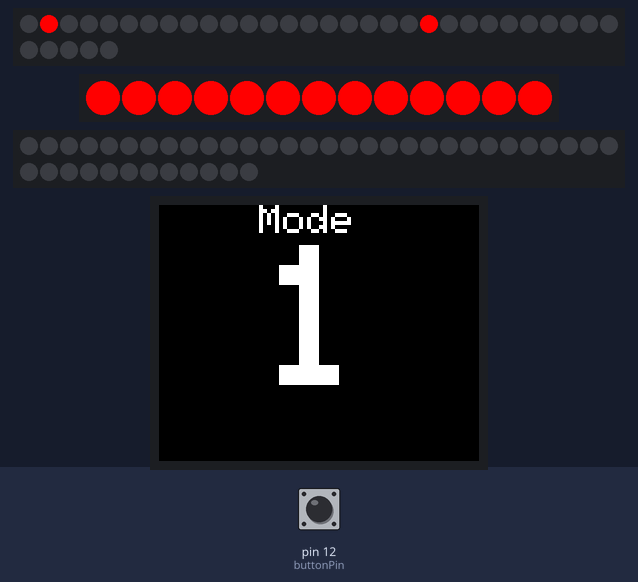
Bench run of a sketch on a simulated Arduino Uno, built with avr-gcc and run on an emulated ATmega328P. Parts: 35 RGB LEDs in strip order, left to right, continuing on the next row, 13 RGB LEDs in strip order, left to right, 42 RGB LEDs in strip order, left to right, continuing on the next row, 160×128 colour display. Inputs (shaded band) come from the test bench; at power-on: pin 12 (buttonPin) LOW. Dim RGB values are drawn brighter than linear; random numbers use the default seed unless the sketch sets one; what the sketch prints to the serial monitor is not drawn.

Above: at 1.2 s.
1.3 s: pin 12 (buttonPin) pulled HIGH for 0.15 s
At 1.43 s:
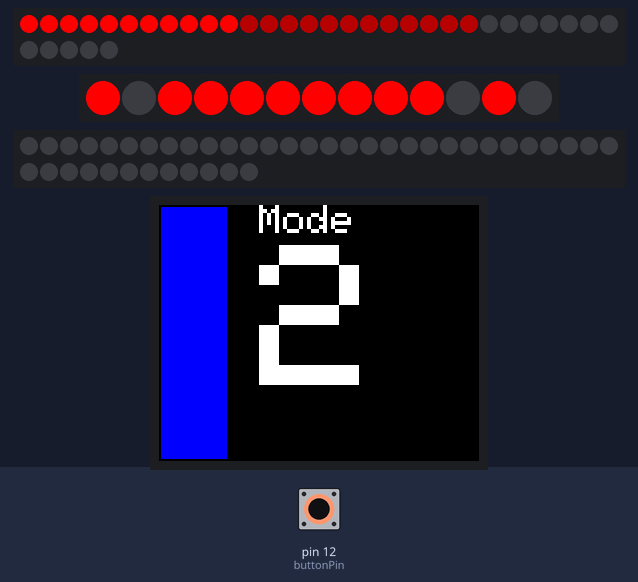
2.0 s: pin 12 (buttonPin) pulled HIGH for 1 s
At 2.44 s:
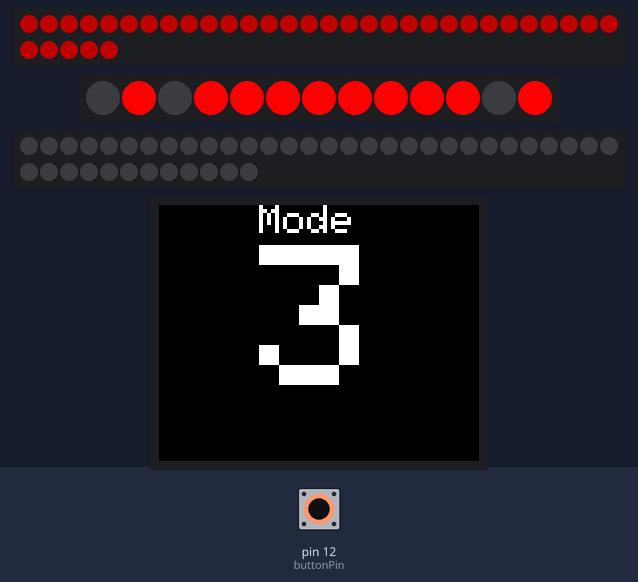
3.6 s: pin 12 (buttonPin) pulled HIGH for 0.15 s
At 3.69 s:
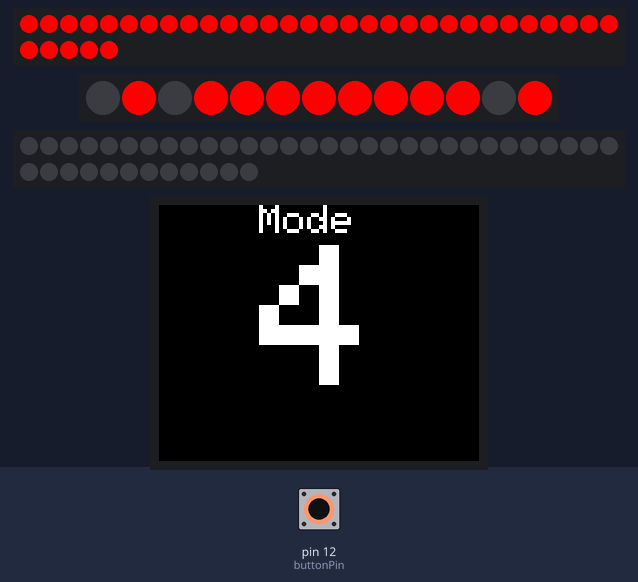
4.3 s: pin 12 (buttonPin) pulled HIGH for 3.2 s
At 8.07 s:
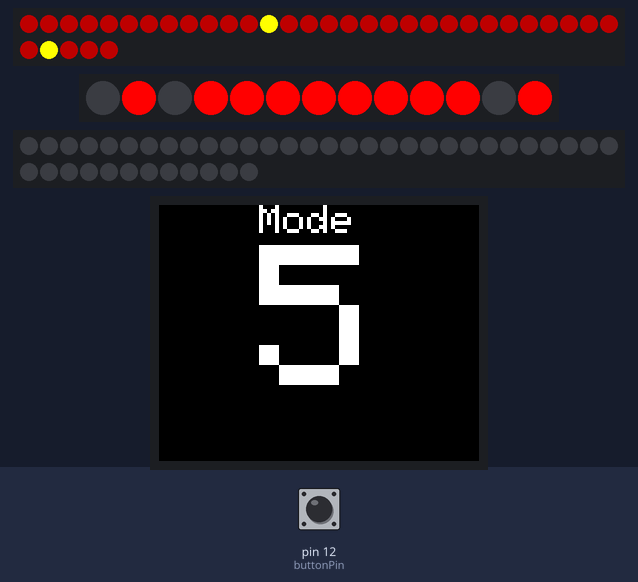
8.1 s: pin 12 (buttonPin) pulled HIGH for 0.15 s
At 8.5 s:
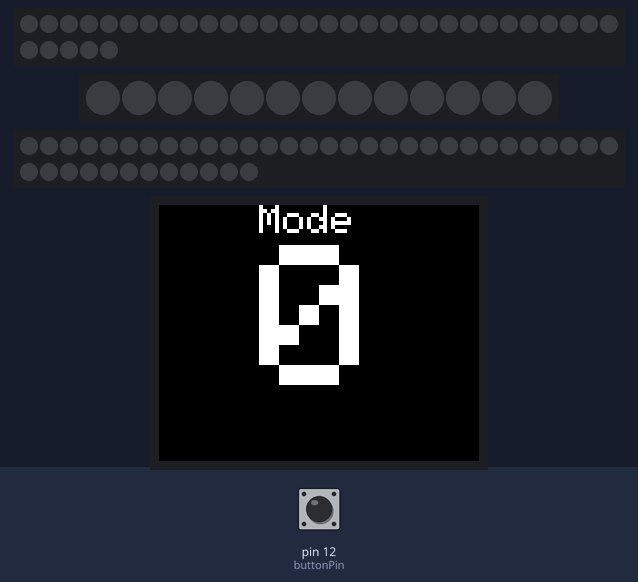
9.7 s: pin 12 (buttonPin) pulled HIGH for 1 s
At 10.9 s:
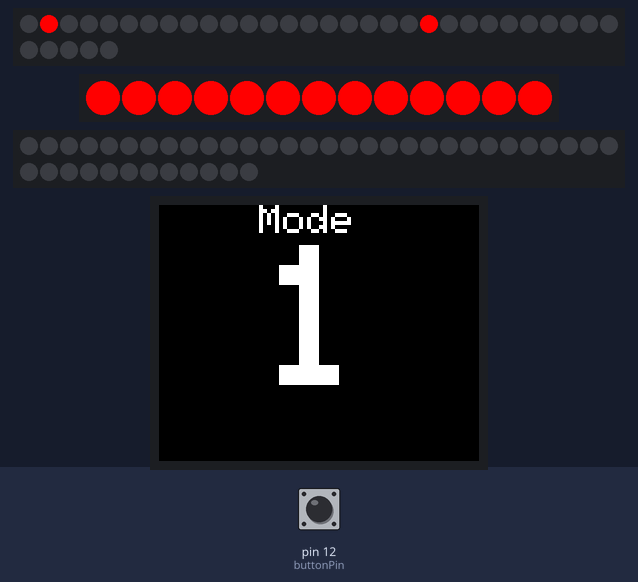
Timing chart, 0 to 12.7 s (numbered marks = the images above; inputs shaded):
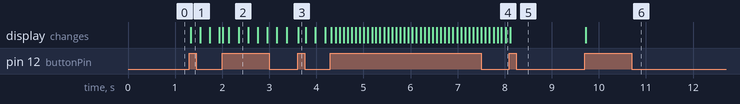

The sketch:

BikeLight.ino
```cpp
#include <Adafruit_NeoPixel.h>
#include "WS2812_Definitions.h"

#include <TFT.h>  // Arduino LCD library
#include <SPI.h>

// pin definition for the Uno
#define cs   10
#define dc   9
#define rst  8

// create an instance of the library
TFT TFTscreen = TFT(cs, dc, rst);

// char array to print to the screen
char sensorPrintout[4];

#define PIN1 2
#define COUNT1 35
#define PIN2 3
#define COUNT2 13
#define PIN3 4
#define COUNT3 42


long colorOne = YELLOW;
long colorTwo = ORANGE;
long colorThree = GREEN;

int randNumber = 0;
int randLED1 = 0;
int randLED2 = 0;
int randLED3 = 0;
int randColor = 0;
long incomingByte = 0;
int mode = 1;
char modenumchar[2];
String modenumstr;
long count;
const int buttonPin = 12;     // the number of the pushbutton pin
int lastButtonState = 0;
int buttonState = 0;
int buttonPushCounter = 0;
long tssbpreviousMillis = 0;
int tssbState = LOW;
long altpreviousMillis = 0;
int altState = LOW;

Adafruit_NeoPixel led1 = Adafruit_NeoPixel(COUNT1, PIN1, NEO_GRB + NEO_KHZ800);
Adafruit_NeoPixel led2 = Adafruit_NeoPixel(COUNT2, PIN2, NEO_GRB + NEO_KHZ800);
Adafruit_NeoPixel led3 = Adafruit_NeoPixel(COUNT3, PIN3, NEO_GRB + NEO_KHZ800);

void setup()
{
  led1.begin();  // Call this to start up the LED strip.
  led2.begin();
  led3.begin();
  clearLEDs();   // This function, defined below, turns all LEDs off...
  led1.show();
  led2.show();
  led3.show();
  pinMode(buttonPin, INPUT);
   Serial.begin(9600);

     TFTscreen.begin();

  // clear the screen with a black background
  TFTscreen.background(0, 0, 0);

  // write the static text to the screen
  // set the font color to white
  TFTscreen.stroke(255, 255, 255);
  // set the font size
  TFTscreen.setTextSize(2);
  // write the text to the top left corner of the screen
  TFTscreen.text("Mode\n ", 50, 0);
  // ste the font size very large for the loop
  TFTscreen.setTextSize(10);
  modenumstr = String(mode);
  modenumstr.toCharArray(modenumchar, 2);
  TFTscreen.stroke(255, 255, 255);
  TFTscreen.text(modenumchar, 50, 20);

}


void clearLEDs()
{
  for (int i=0; i<COUNT1; i++)
  {
    led1.setPixelColor(i, 0);
  }

    for (int i=0; i<COUNT3; i++)
  {
    led3.setPixelColor(i, 0);
  }
}

void showLEDs()
{

  led1.show();
  led2.show();
  led3.show();

}

void loop ()
{

  // save the current state as the last state,
  //for next time through the loop
  lastButtonState = buttonState;

  modechange();

  if (mode == 0) {
    for (int i=0; i<COUNT1; i++)
  {
    led1.setPixelColor(i, 0);
  }
      for (int i=0; i<COUNT2; i++)
  {
    led2.setPixelColor(i, 0);
  }
    for (int i=0; i<COUNT3; i++)
  {
    led3.setPixelColor(i, 0);
  }
  showLEDs();
  }
  else if (mode == 1) {
    toponlysolid();

  }
  else if (mode == 2) {
    alternate();
    topsolidsideblink();

  }
  else if (mode == 3) {
    dimred();
    topsolidsideblink();
  }
  else if (mode == 4) {
    fullred();
    topsolidsideblink();


  }
  else if (mode == 5) {
colorOne = YELLOW;
colorTwo = YELLOW;
colorThree = YELLOW;
  slowstrobe();
  topsolidsideblink();
  }
  else if (mode == 6) {
  for (int i=0; i<COUNT2; i++)
  {
    led1.setPixelColor(i, 0xFFFFFF);
    showLEDs();
    topsolidsideblink();
  }
  }
}

void topsolid()
{

    for (int i=0; i<COUNT2; i++)
  {
    led2.setPixelColor(i, 0xFF0000);
  }

}

void topsolidsideblink()
{
      for (int i=3; i<10; i++)
  {
    led2.setPixelColor(i, 0xFF0000);
  }

  long tssbinterval = 200;

  if(millis() - tssbpreviousMillis > tssbinterval) {
    // save the last time you blinked the LED

      Serial.print("\n");
      Serial.println(tssbpreviousMillis);
      Serial.println(millis());
      Serial.println(tssbState);
          tssbpreviousMillis = millis();
      Serial.print("New prevMillis\n");
      Serial.println(tssbpreviousMillis);
    // if the LED is off turn it on and vice-versa:
    if (tssbState == LOW){
    led2.setPixelColor(0, 0xFF0000);
    led2.setPixelColor(1, 0x000000);
    led2.setPixelColor(2, 0xFF0000);
    led2.setPixelColor(10, 0x000000);
    led2.setPixelColor(11, 0xFF0000);
    led2.setPixelColor(12, 0x000000);
    showLEDs();
    tssbState = HIGH;
    Serial.print("LOW\n");
    } else {
    led2.setPixelColor(0, 0x000000);
    led2.setPixelColor(1, 0xFF0000);
    led2.setPixelColor(2, 0x000000);
    led2.setPixelColor(10, 0xFF0000);
    led2.setPixelColor(11, 0x000000);
    led2.setPixelColor(12, 0xFF0000);
    tssbState = LOW;
    Serial.print("HIGH\n");
    showLEDs();
  }


}
}

void toponlysolid()
{

for (int i=0; i<13; i++)
  {
    led2.setPixelColor(i, 0xFF0000);
  }


  led1.setPixelColor(1, 0xFF0000);
  led1.setPixelColor(20, 0xFF0000);

  showLEDs();
}
void alternate()
{


    long altinterval = 400;

  if(millis() - altpreviousMillis > altinterval) {

          altpreviousMillis = millis();

    if (altState == LOW){
      clearLEDs();

    for (int i=0; i<11; i++)
  {
    led1.setPixelColor(i, 0xFF0000);
  }
    for (int i=11; i<23; i++)
  {
    led1.setPixelColor(i, 0x440000);
  }
  showLEDs();
    altState = HIGH;

    TFTscreen.stroke(0,0,0);
    TFTscreen.fill(0,0,255);
    TFTscreen.rect(0,0,35,TFTscreen.height());
    TFTscreen.stroke(0,0,0);
    TFTscreen.fill(0,0,0);
    TFTscreen.rect(125,0,35,TFTscreen.height());
    } else {
      clearLEDs();

      for (int i=0; i<11; i++)
  {
    led1.setPixelColor(i, 0x440000);
  }
    for (int i=11; i<23; i++)
  {
    led1.setPixelColor(i, 0xFF0000);
  }
  showLEDs();
    altState = LOW;

    TFTscreen.stroke(0,0,0);
    TFTscreen.fill(0,0,0);
    TFTscreen.rect(0,0,35,TFTscreen.height());
    TFTscreen.stroke(0,0,0);
    TFTscreen.fill(0,0,255);
    TFTscreen.rect(125,0,35,TFTscreen.height());
  }

  }
}

void dimred()
{

  for (int i=0; i<COUNT1; i++)
  {
    led1.setPixelColor(i, 0x500000);
  }
  showLEDs();

}

void fullred()
{

  for (int i=0; i<COUNT1; i++)
  {
    led1.setPixelColor(i, 0xFF0000);
  }
  showLEDs();

}

void slowstrobe()
{

  randLED1 = random(0,42);
  randLED2 = random(0,42);
  randLED3 = random(0,42);

  led1.setPixelColor(randLED1, colorOne);
  led1.setPixelColor(randLED2, colorTwo);
  led1.setPixelColor(randLED3, colorThree);

  showLEDs();
  delay(75);
  for (int i=0; i<COUNT1; i++)
  {
    led1.setPixelColor(i, 0x500000);
  }

  showLEDs();

}

void faststrobe()
{

  randLED1 = random(0,42);
  randLED2 = random(0,42);
  randLED3 = random(0,42);

  randColor = random(1,4);

  led1.setPixelColor(randLED1, colorOne);
  led1.setPixelColor(randLED2, colorTwo);
  led1.setPixelColor(randLED3, colorThree);
  showLEDs();
  delay(10);
  for (int i=0; i<COUNT1; i++)
  {
    led1.setPixelColor(i, 0x500000);
  }
  showLEDs();

}

void modechange()
{

buttonState = digitalRead(buttonPin);

if (buttonState != lastButtonState) {

    if (buttonState == HIGH) {
     if (mode >= 5) {
      mode = 0;
     }
     else
     {
      mode++;
     }
      Serial.println("Mode Change");
      Serial.print("Current Mode:  ");
      Serial.println(mode);
      TFTscreen.stroke(0,0,0);
      TFTscreen.text(modenumchar, 50, 20);
      modenumstr = String(mode);
      modenumstr.toCharArray(modenumchar, 2);
      TFTscreen.stroke(255, 255, 255);
      TFTscreen.text(modenumchar, 50, 20);

    TFTscreen.stroke(0,0,0);
    TFTscreen.fill(0,0,0);
    TFTscreen.rect(0,0,35,TFTscreen.height());
    TFTscreen.stroke(0,0,0);
    TFTscreen.fill(0,0,0);
    TFTscreen.rect(125,0,35,TFTscreen.height());
  //delay(200);
  //TFTscreen.stroke(0,0,0);
  //TFTscreen.text(mode, 0, 20);
  }
  }
}
```

WS2812_Definitions.h
```cpp
/*
  Bunches of definitions for the WS2812 Breakout Board example code

*/

// These are for the cascade function
#define TOP_DOWN 0
#define DOWN_TOP 1

/* A world of colors to set your LED to
  Standard HTML Color Codes sorted by Hex Value
    to see the colors in action, check out:
   http://www.w3schools.com/html/html_colorvalues.asp */

#define COLOR1                  0x191970
#define COLOR2                  0x00FF00
#define COLOR3                  0x00FFFF
#define COLOR4                  0xFFA500
#define BLACK			0x000000
#define NAVY			0x000080
#define DARKBLUE		0x00008B
#define MEDIUMBLUE		0x0000CD
#define BLUE			0x0000FF
#define DARKGREEN		0x006400
#define GREEN			0x008000
#define TEAL			0x008080
#define DARKCYAN		0x008B8B
#define DEEPSKYBLUE		0x00BFFF
#define DARKTURQUOISE		0x00CED1
#define MEDIUMSPRINGGREEN	0x00FA9A
#define LIME			0x00FF00
#define SPRINGGREEN		0x00FF7F
#define AQUA			0x00FFFF
#define CYAN			0x00FFFF
#define MIDNIGHTBLUE		0x191970
#define DODGERBLUE		0x1E90FF
#define LIGHTSEAGREEN		0x20B2AA
#define FORESTGREEN		0x228B22
#define SEAGREEN		0x2E8B57
#define DARKSLATEGRAY		0x2F4F4F
#define LIMEGREEN		0x32CD32
#define MEDIUMSEAGREEN		0x3CB371
#define TURQUOISE		0x40E0D0
#define ROYALBLUE		0x4169E1
#define STEELBLUE		0x4682B4
#define DARKSLATEBLUE		0x483D8B
#define MEDIUMTURQUOISE		0x48D1CC
#define INDIGO 			0x4B0082
#define DARKOLIVEGREEN		0x556B2F
#define CADETBLUE		0x5F9EA0
#define CORNFLOWERBLUE		0x6495ED
#define MEDIUMAQUAMARINE	0x66CDAA
#define DIMGRAY			0x696969
#define SLATEBLUE		0x6A5ACD
#define OLIVEDRAB		0x6B8E23
#define SLATEGRAY		0x708090
#define LIGHTSLATEGRAY		0x778899
#define MEDIUMSLATEBLUE		0x7B68EE
#define LAWNGREEN		0x7CFC00
#define CHARTREUSE		0x7FFF00
#define AQUAMARINE		0x7FFFD4
#define MAROON			0x800000
#define PURPLE			0x800080
#define OLIVE			0x808000
#define GRAY			0x808080
#define SKYBLUE			0x87CEEB
#define LIGHTSKYBLUE		0x87CEFA
#define BLUEVIOLET		0x8A2BE2
#define DARKRED			0x8B0000
#define DARKMAGENTA		0x8B008B
#define SADDLEBROWN		0x8B4513
#define DARKSEAGREEN		0x8FBC8F
#define LIGHTGREEN		0x90EE90
#define MEDIUMPURPLE		0x9370DB
#define DARKVIOLET		0x9400D3
#define PALEGREEN		0x98FB98
#define DARKORCHID		0x9932CC
#define YELLOWGREEN		0x9ACD32
#define SIENNA			0xA0522D
#define BROWN			0xA52A2A
#define DARKGRAY		0xA9A9A9
#define LIGHTBLUE		0xADD8E6
#define GREENYELLOW		0xADFF2F
#define PALETURQUOISE	        0xAFEEEE
#define LIGHTSTEELBLUE		0xB0C4DE
#define POWDERBLUE		0xB0E0E6
#define FIREBRICK		0xB22222
#define DARKGOLDENROD		0xB8860B
#define MEDIUMORCHID		0xBA55D3
#define ROSYBROWN		0xBC8F8F
#define DARKKHAKI		0xBDB76B
#define SILVER			0xC0C0C0
#define MEDIUMVIOLETRED	        0xC71585
#define INDIANRED 		0xCD5C5C
#define PERU			0xCD853F
#define CHOCOLATE		0xD2691E
#define TAN			0xD2B48C
#define LIGHTGRAY		0xD3D3D3
#define THISTLE			0xD8BFD8
#define ORCHID			0xDA70D6
#define GOLDENROD		0xDAA520
#define PALEVIOLETRED		0xDB7093
#define CRIMSON			0xDC143C
#define GAINSBORO		0xDCDCDC
#define PLUM			0xDDA0DD
#define BURLYWOOD		0xDEB887
#define LIGHTCYAN		0xE0FFFF
#define LAVENDER		0xE6E6FA
#define DARKSALMON		0xE9967A
#define VIOLET			0xEE82EE
#define PALEGOLDENROD		0xEEE8AA
#define LIGHTCORAL		0xF08080
#define KHAKI			0xF0E68C
#define ALICEBLUE		0xF0F8FF
#define HONEYDEW		0xF0FFF0
#define AZURE			0xF0FFFF
#define SANDYBROWN		0xF4A460
#define WHEAT			0xF5DEB3
#define BEIGE			0xF5F5DC
#define WHITESMOKE		0xF5F5F5
#define MINTCREAM		0xF5FFFA
#define GHOSTWHITE		0xF8F8FF
#define SALMON			0xFA8072
#define ANTIQUEWHITE		0xFAEBD7
#define LINEN			0xFAF0E6
#define LIGHTGOLDENRODYELLOW	0xFAFAD2
#define OLDLACE			0xFDF5E6
#define RED			0xFF0000
#define FUCHSIA			0xFF00FF
#define MAGENTA			0xFF00FF
#define DEEPPINK		0xFF1493
#define ORANGERED		0xFF4500
#define TOMATO			0xFF6347
#define HOTPINK			0xFF69B4
#define CORAL			0xFF7F50
#define DARKORANGE		0xFF8C00
#define LIGHTSALMON		0xFFA07A
#define ORANGE			0xFFA500
#define LIGHTPINK		0xFFB6C1
#define PINK			0xFFC0CB
#define GOLD			0xFFD700
#define PEACHPUFF		0xFFDAB9
#define NAVAJOWHITE		0xFFDEAD
#define MOCCASIN		0xFFE4B5
#define BISQUE			0xFFE4C4
#define MISTYROSE		0xFFE4E1
#define BLANCHEDALMOND		0xFFEBCD
#define PAPAYAWHIP		0xFFEFD5
#define LAVENDERBLUSH		0xFFF0F5
#define SEASHELL		0xFFF5EE
#define CORNSILK		0xFFF8DC
#define LEMONCHIFFON		0xFFFACD
#define FLORALWHITE		0xFFFAF0
#define SNOW			0xFFFAFA
#define YELLOW			0xFFFF00
#define LIGHTYELLOW		0xFFFFE0
#define IVORY			0xFFFFF0
#define WHITE			0xFFFFFF
```

Measured:
- after the input at 1.3 s, the display: changes at once (image 1)
- after the input at 9.7 s, the display: changes at once (image 6)
